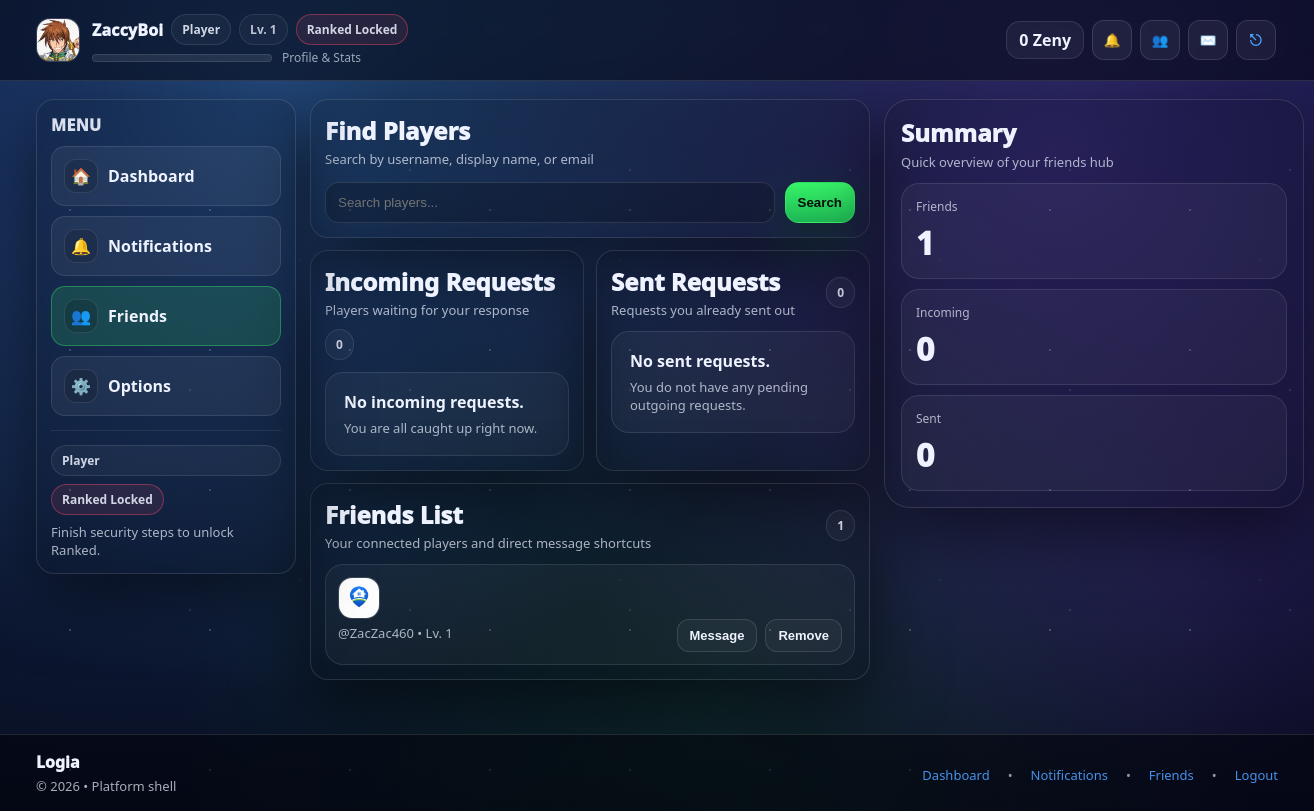
Page /friends.php (signed in) on the earlier database version.
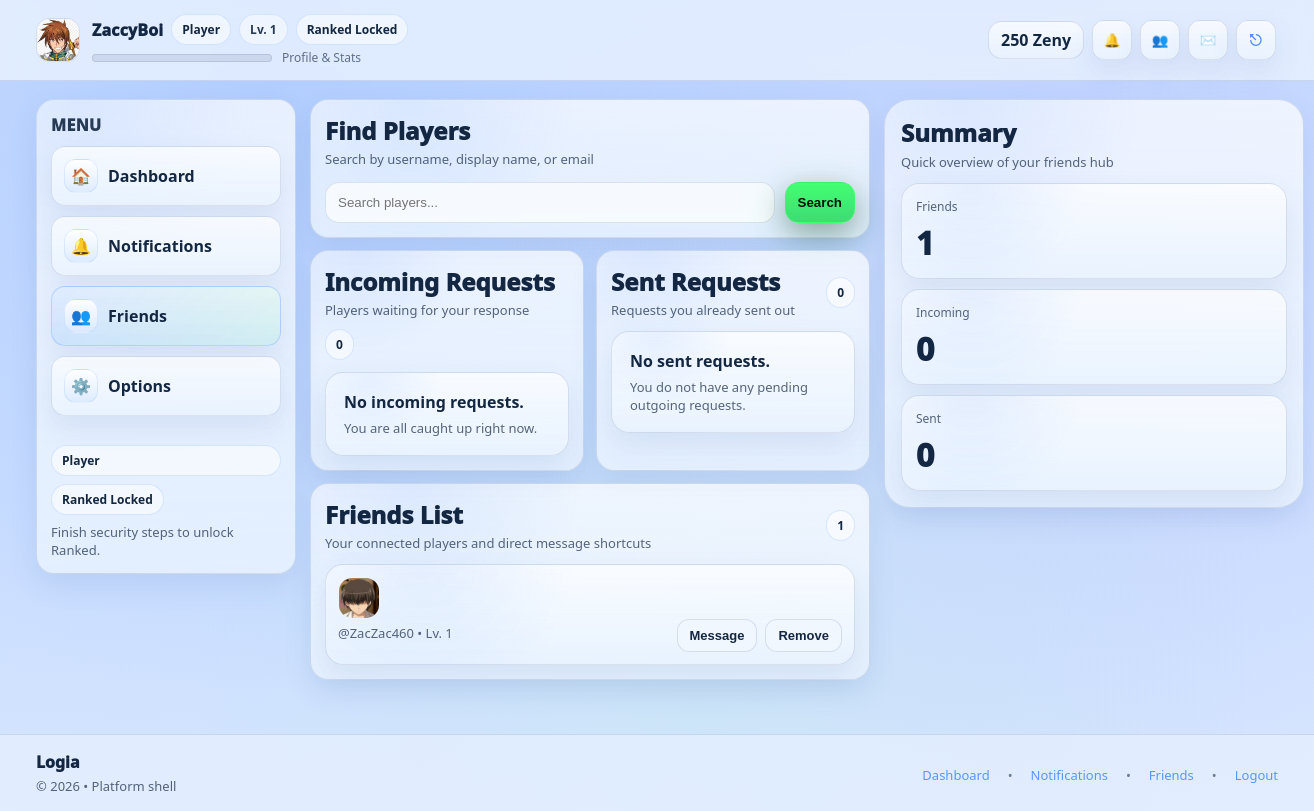
Same page on the later database version.
### tables this page shows
CREATE TABLE `users` (
  `id` bigint UNSIGNED NOT NULL,
  `username` varchar(32) NOT NULL,
  `email` varchar(255) NOT NULL,
  `password_hash` varchar(255) NOT NULL,
  `display_name` varchar(64) DEFAULT NULL,
  `email_verified_at` datetime DEFAULT NULL,
  `failed_login_attempts` int NOT NULL DEFAULT '0',
  `security_challenge_required` tinyint(1) NOT NULL DEFAULT '0',
  `last_failed_login_at` datetime DEFAULT NULL,
  `approval_status` enum('pending','approved','rejected') NOT NULL DEFAULT 'pending',
  `approved_by` bigint UNSIGNED DEFAULT NULL,
  `approved_at` datetime DEFAULT NULL,
  `rejected_reason` varchar(255) DEFAULT NULL,
  `is_active` tinyint(1) NOT NULL DEFAULT '1',
  `is_guest` tinyint(1) NOT NULL DEFAULT '0',
  `banned_until` datetime DEFAULT NULL,
  `bank_link_status` enum('none','pending','linked','failed') NOT NULL DEFAULT 'none',
  `bank_linked_at` datetime DEFAULT NULL,
  `appearance_mode` enum('default','dark','light') NOT NULL DEFAULT 'default',
  `last_login_at` datetime DEFAULT NULL,
  `created_at` datetime NOT NULL DEFAULT CURRENT_TIMESTAMP,
  `updated_at` datetime NOT NULL DEFAULT CURRENT_TIMESTAMP ON UPDATE CURRENT_TIMESTAMP,
  `level` int DEFAULT '1',
  `exp` int DEFAULT '0',
  `exp_to_next` int DEFAULT '100',
  `credits` int DEFAULT '0',
  `matches_played` int DEFAULT '0',
  `matches_won` int DEFAULT '0',
  `bio` text,
  `avatar_path` varchar(255) DEFAULT NULL,
  `favorite_deck` varchar(100) DEFAULT NULL,
  `tagline` varchar(120) DEFAULT NULL
);

CREATE TABLE `friends` (
  `id` int NOT NULL,
  `user_one` bigint UNSIGNED NOT NULL,
  `user_two` bigint UNSIGNED NOT NULL,
  `created_at` datetime DEFAULT CURRENT_TIMESTAMP
);

### includes/helpers.php (called while the page is built, shortened)
<?php
function h($s): string {
  return htmlspecialchars((string)$s, ENT_QUOTES, 'UTF-8');
}
function base_path(): string {
  return '/cardgame';
}

### includes/auth.php (called while the page is built, shortened)
<?php
require_once __DIR__ . '/db.php';
require_once __DIR__ . '/helpers.php';
function current_user(): ?array {
  global $mysqli;
  $uid = (int)($_SESSION['user_id'] ?? 0);
  load_user_into_session($mysqli, $uid);
  return $_SESSION['user'] ?? null;
}
function load_user_into_session(mysqli $mysqli, int $uid): void {
  $stmt = $mysqli->prepare("
    SELECT id, username, email, display_name,
          avatar_path, bio, favorite_deck, tagline, appearance_mode,
          is_active, is_guest,
          approval_status, email_verified_at,
          bank_link_status, banned_until, last_login_at,
          level, exp, exp_to_next, credits, matches_played, matches_won,
          created_at
    FROM users
    WHERE id = ?
    LIMIT 1
  ");
  $stmt->bind_param("i", $uid);
  $stmt->execute();
  $u = $stmt->get_result()->fetch_assoc();
  $mode = (string)($u['appearance_mode'] ?? 'default');
  $u['appearance_mode'] = $mode;
  $stmt = $mysqli->prepare("
    SELECT r.name
    FROM user_roles ur
    JOIN roles r ON r.id = ur.role_id
    WHERE ur.user_id = ?
    ORDER BY r.name
  ");
  $stmt->bind_param("i", $uid);
  $stmt->execute();
  $rs = $stmt->get_result();
  $roles = [];
  while ($row = $rs->fetch_assoc()) $roles[] = $row['name'];
  $u['roles'] = $roles;
}

### includes/friends_helpers.php (called while the page is built, shortened)
<?php
require_once __DIR__ . '/helpers.php';
function fetch_friends(mysqli $mysqli, int $userId, int $limit = 50): array {
  $stmt = $mysqli->prepare("
    SELECT
      f.id,
      f.created_at,
      u.id AS friend_id,
      u.username,
      u.display_name,
      u.avatar_path,
      u.tagline,
      u.level
    FROM friends f
    JOIN users u
      ON u.id = CASE
        WHEN f.user_one = ? THEN f.user_two
        ELSE f.user_one
      END
    WHERE f.user_one = ? OR f.user_two = ?
    ORDER BY f.created_at DESC
    LIMIT ?
  ");
  $stmt->bind_param("iiii", $userId, $userId, $userId, $limit);
  $stmt->execute();
  $rows = $stmt->get_result()->fetch_all(MYSQLI_ASSOC);
  return $rows;
}

### includes/ui.php (the view, shortened to what the rows shown need)
<?php
require_once __DIR__ . '/helpers.php';
require_once __DIR__ . '/db.php';
require_once __DIR__ . '/auth.php';
require_once __DIR__ . '/friends_helpers.php';
function ranked_requirements(mysqli $mysqli, array $u): array {
  $uid = (int)$u['id'];
  $stmt = $mysqli->prepare("SELECT is_enabled FROM two_factor_secrets WHERE user_id = ? LIMIT 1");
  $stmt->bind_param("i", $uid);
  $stmt->execute();
  $twofa = (int)($stmt->get_result()->fetch_assoc()['is_enabled'] ?? 0);
  $email_ok = !empty($u['email_verified_at']);
  $bank_ok  = (($u['bank_link_status'] ?? 'none') === 'linked');
  $twofa_ok = ($twofa === 1);
  return [
    'email_ok'  => $email_ok,
    'bank_ok'   => $bank_ok,
    'twofa_ok'  => $twofa_ok,
    'ranked_ok' => (($u['approval_status'] ?? '') === 'approved') && $email_ok && $bank_ok && $twofa_ok
  ];
}
function ui_appearance_mode(array $u): string {
  $mode = (string)($u['appearance_mode'] ?? 'default');
  return $mode;
}
function ui_header(string $title = 'Dashboard', bool $is_hub = true): void {
  global $mysqli;
  $bp = base_path();
  $u  = current_user();
  $is_guest = ((int)($u['is_guest'] ?? 0) === 1);
  $role_label = $is_guest ? 'Guest' : 'Player';
  $level   = (int)($u['level'] ?? 1);
  $req = ranked_requirements($mysqli, $u);
  $ranked_ok = (!$is_guest && !empty($req['ranked_ok']));
  $zenyBalance = (int)($u['credits'] ?? 0);
  ?>
<!doctype html>
<html lang="en">
<head>
  <link rel="stylesheet" href="<?= h($bp) ?>/assets/style.css"/>
  <link rel="stylesheet" href="<?= h($bp) ?>/assets/hub.css"/>
  <link rel="stylesheet" href="<?= h($bp) ?>/assets/userstyle.css"/>
</head>
<body class="<?= $is_hub ? 'hub' : '' ?>" data-appearance="<?= h(ui_appearance_mode($u)) ?>">
<header class="topnav">
  <div class="topnav__inner topnav__inner--hub">
    <a href="<?= h($bp) ?>/profile.php" title="Profile & Stats" class="topnav-profile">
      <?php $navAvatar = trim((string)($u['avatar_path'] ?? '')); ?>
      <?php if ($navAvatar !== ''): ?>
        <img
          src="<?= h($bp . '/' . ltrim($navAvatar, '/')) ?>"
          alt="Profile Avatar"
          class="topnav-profile__avatarimg"
        >
      <?php else: ?>
        <div class="topnav-profile__avatarfallback">
          <?= h(strtoupper(substr((string)$u['username'], 0, 1))) ?>
        </div>
      <?php endif; ?>
      <div class="topnav-profile__meta">
        <div class="topnav-profile__row">
          <div class="topnav-profile__name">
            <?= h($u['display_name'] ?? $u['username']) ?>
          </div>
          <span class="pill"><?= h($role_label) ?></span>
          <span class="pill pill-soft">Lv. <?= (int)$level ?></span>
          <?php if ($is_guest): ?>
            <span class="pill status-pill--warn">Casual Only</span>
          <?php elseif (!$ranked_ok): ?>
            <span class="pill status-pill--bad">Ranked Locked</span>
          <?php endif; ?>
        </div>
        <div class="topnav-profile__subrow">
        </div>
      </div>
    </a>
    <div class="md-icons">
          <div
          class="md-ico-wrap md-balance-wrap"
          title="Zeny Balance"
        >
          <a
            href="<?= h($bp) ?>/shop.php?tab=credits"
            class="md-balance"
          >
            <span> <?= number_format($zenyBalance) ?> Zeny</span>
          </a>
    </div>
  </div>
</header>
<main class="container container--topspaced">
<?php
}
function ui_footer(): void {
  ?>
</main>
</body>
</html>
<?php
}

### friends.php (shortened to what the rows shown need)
<?php
require_once __DIR__ . "/includes/db.php";
require_once __DIR__ . "/includes/helpers.php";
require_once __DIR__ . "/includes/auth.php";
require_once __DIR__ . "/includes/ui.php";
require_once __DIR__ . "/includes/friends_helpers.php";
$u  = current_user();
$bp = base_path();
$userId = (int)($u['id'] ?? 0);
$friends         = fetch_friends($mysqli, $userId, 100);
ui_header("Friends");
?>
<section class="section notif-page">
  <div class="hub-grid">
    <main class="notif-main">
      <div class="card notif-panel">
        <div class="notif-list">
          <?php if (!$friends): ?>
            <div class="card-soft notif-empty">
              <div class="notif-empty__title">No friends yet.</div>
              <div class="notif-empty__meta">Search for players above and start building your list.</div>
            </div>
          <?php else: ?>
            <?php foreach ($friends as $f): ?>
              <?php
                $friendId = (int)$f['friend_id'];
                $displayName = trim((string)($f['display_name'] ?? ''));
                $username = (string)($f['username'] ?? 'Player');
                $showName = $displayName !== '' ? $displayName : $username;
                $avatarPath = trim((string)($f['avatar_path'] ?? ''));
              ?>
              <article class="card-soft notif-row notif-row--compact">
                <div class="notif-row__icon friends-avatar">
                  <?php if ($avatarPath !== ''): ?>
                    <img
                      src="<?= h($bp . '/' . ltrim($avatarPath, '/')) ?>"
                      alt="<?= h($showName) ?>"
                      class="friends-avatar__img"
                    >
                  <?php else: ?>
                    <?= h(strtoupper(substr($username, 0, 1))) ?>
                  <?php endif; ?>
                </div>
                <div class="notif-row__content">
                  <div class="notif-row__top">
                    <div class="notif-row__main">
                      <div class="notif-row__body">
                        @<?= h($username) ?> • Lv. <?= (int)($f['level'] ?? 1) ?>
                      </div>
                    </div>
                    <div class="notif-row__actions notif-row__actions--inline">
                      <button
                        type="button"
                        class="btn btn-ghost"
                        data-chat-open="1"
                        data-user-id="<?= $friendId ?>">
                        Message
                      </button>
                      <form method="post">
                        <button class="btn btn-ghost" type="submit">Remove</button>
                      </form>
                    </div>
                  </div>
                </div>
              </article>
            <?php endforeach; ?>
          <?php endif; ?>
        </div>
      </div>
    </main>
  </div>
</section>
<?php ui_footer(); ?>

Differences in the rows shown:
changed users "ZaccyBoi": credits "0" → "250"; appearance_mode "default" → "light" (drawn)
changed through a linked row, friends "ZacZac460": user_one.avatar_path: a different picture
